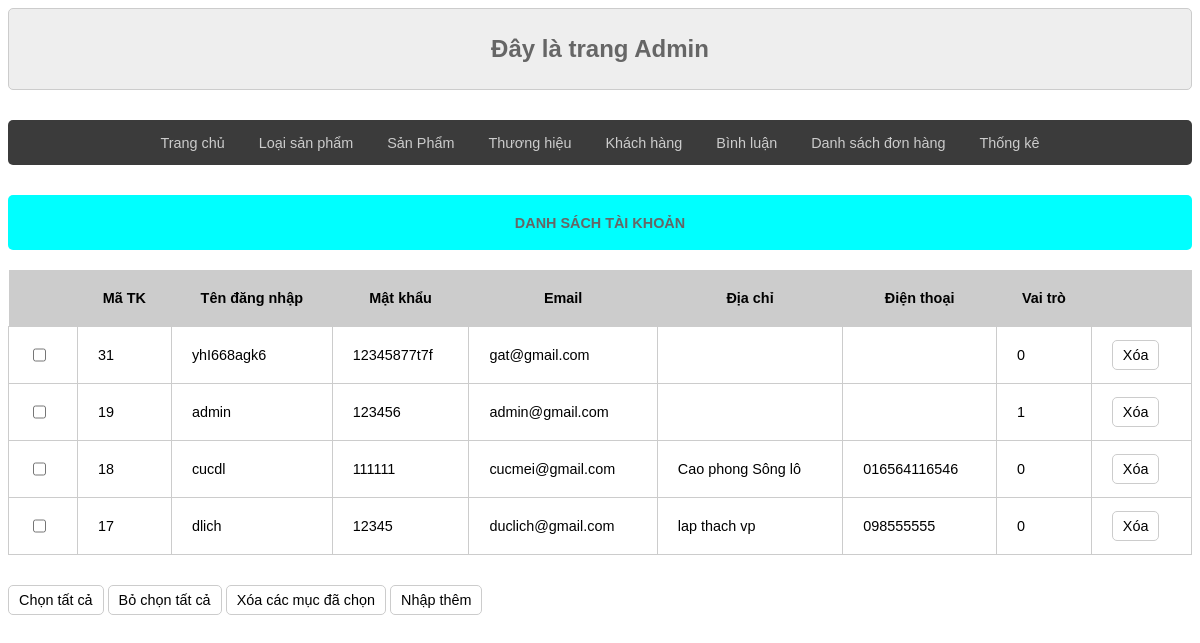
The page /admin/index.php?act=clientlist on the database its author committed.
### tables this page shows
CREATE TABLE `tbl_user` (
  `id` int(11) NOT NULL,
  `email` varchar(50) NOT NULL,
  `address` varchar(255) DEFAULT NULL,
  `tel` varchar(20) DEFAULT NULL,
  `username` varchar(20) NOT NULL,
  `password` varchar(20) NOT NULL,
  `role` tinyint(1) NOT NULL DEFAULT 0
);

### model/pdo.php (called while the page is built, shortened)
<?php
function pdo_get_connection()
{
    $dburl = "mysql:host=localhost;dbname=website_qlbanhang;charset=utf8";
    $username = 'root';
    $password = '';
    $conn = new PDO($dburl, $username, $password);
    $conn->setAttribute(PDO::ATTR_ERRMODE, PDO::ERRMODE_EXCEPTION);
    return $conn;
}
function pdo_query($sql)
{
    $sql_args = array_slice(func_get_args(), 1);
    try {
        $conn = pdo_get_connection();
        $stmt = $conn->prepare($sql);
        $stmt->execute($sql_args);
        $rows = $stmt->fetchAll();
        return $rows;
    } catch (PDOException $e) {
        throw $e;
    }
}
?>

### model/taikhoan.php (called while the page is built, shortened)
<?php
function load_all_taikhoan()
{
    $sql = "SELECT * FROM tbl_user ORDER BY id DESC";
    $listtaikhoan = pdo_query($sql);
    return $listtaikhoan;
}
?>

### admin/taikhoan/list.php (the view)
<div class="row">
    <div class="row frmtitle">
        <h1>DANH SÁCH TÀI KHOẢN</h1>
    </div>
    <div class="row frmcontent">
        <div class="row mb frmdsloai">
            <table>
                <tr>
                    <th></th>
                    <th>Mã TK</th>
                    <th>Tên đăng nhập</th>
                    <th>Mật khẩu</th>
                    <th>Email</th>
                    <th>Địa chỉ</th>
                    <th>Điện thoại</th>
                    <th>Vai trò</th>
                    <th></th>
                </tr>
                <?php
                foreach ($listtaikhoan as $taikhoan) {
                    extract($taikhoan);
                    $xoatk = "index.php?act=xoatk&id=" . $id;
                    echo '<tr>
                    <td><input type="checkbox" name="" id=""></td>
                    <td>' . $id . '</td>
                    <td>' . $username . '</td>
                    <td>' . $password . '</td>
                    <td>' . $email . '</td>
                    <td>' . $address . '</td>
                    <td>' . $tel . '</td>
                    <td>' . $role . '</td>
                    <td></a> <a href="' . $xoatk . '"><input type="button" value="Xóa"></a></td>
                </tr>';
                }
                ?>
            </table>
        </div>
        <div class="row mb">
            <input type="button" value="Chọn tất cả">
            <input type="button" value="Bỏ chọn tất cả">
            <input type="button" value="Xóa các mục đã chọn">
            <a href="index.php?act=cartegoryadd">
                <input type="button" value="Nhập thêm">
        </div>
    </div>
</div>

### view/css/style.css (style rules this page uses)
* { box-sizing: border-box; font-family: sans-serif; font-size: 1.2vw; }
.row { float: left; width: 100%; }
.row input { height: 30px; }
.mb { margin-bottom: 30px; }
.frmtitle { background-color: aqua; color: #666; border-radius: 5px; padding: 10px 20px; }
.frmtitle h1 { text-align: center; }
.frmcontent { padding: 20px 0px; }
.frmcontent input[type="submit"], .frmcontent input[type="reset"], .frmcontent input[type="button"] { border: 1px #ccc solid; border-radius: 5px; padding: 5px 10px; background-color: white; }
.frmdsloai table { width: 100%; border-collapse: collapse; }
.frmdsloai table th { padding: 20px; background-color: #ccc; }
.frmdsloai table td { padding: 10px 20px; border: 1px #ccc solid; }

### rows shown on the page
tbl_user: id "31", username "yhI668agk6", password "12345877t7f", email "gat@gmail.com", role "0"
tbl_user: id "19", username "admin", password "123456", email "admin@gmail.com", role "1"
tbl_user: id "18", username "cucdl", password "111111", email "cucmei@gmail.com", address "Cao phong Sông lô", tel "016564116546", role "0"
tbl_user: id "17", username "dlich", password "12345", email "duclich@gmail.com", address "lap thach vp", tel "098555555", role "0"
